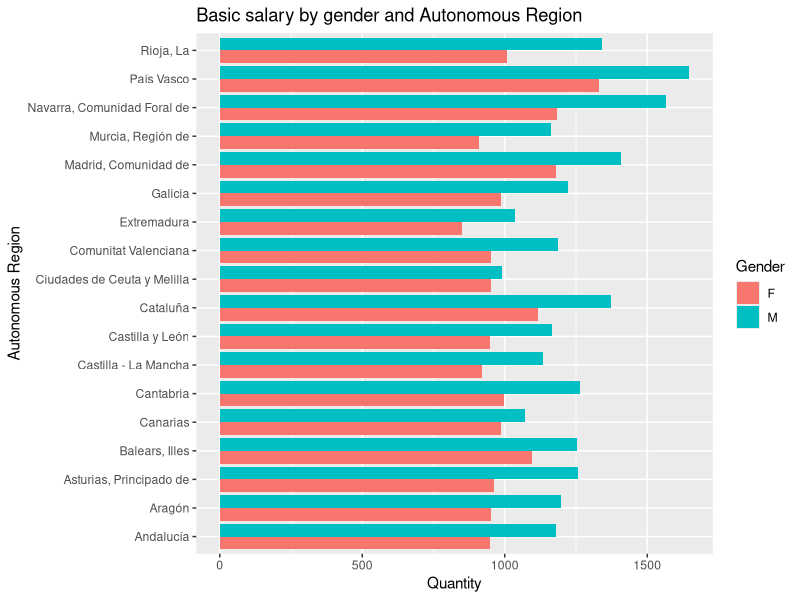

R code for this plot:
## ---- chunk 1
knitr::opts_chunk$set(echo = TRUE)
library(ggplot2)
library(purrr)
library(tibble)
library(dplyr)
library(readr)
library(tidyr)
Gathered_tidy_data <- read_csv("Gathered_tidy_data.csv", 
col_types = cols(X1 = col_skip()))

## ---- chunk 2
Grouped_Basic_salary<-Gathered_tidy_data %>%
  filter(`Wage Type`=='Basic Salary') %>%
  group_by(Gender)

ggplot(data = Grouped_Basic_salary)+
  geom_bar(mapping = aes(x=`Autonomous Region`,y=Quantity,fill=Gender),stat = 'identity',position = 'dodge') + coord_flip() + ggtitle('Basic salary by gender and Autonomous Region')

